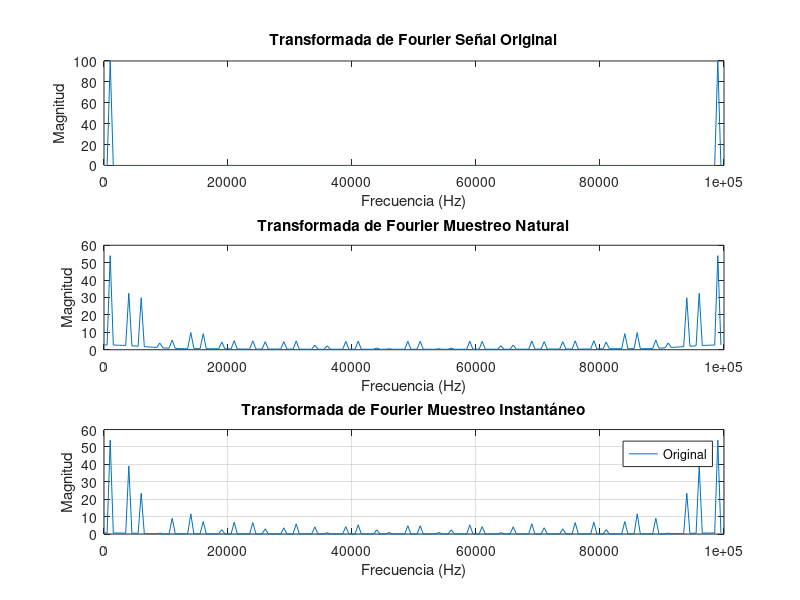

Reproduce this figure in MATLAB.
clc;
close all;
clear all;

% Parámetros de configuración
fm = 100000; % Hz
tm = 1/fm;  % segundos
ls = 200;  % largo de la señal
f_c = 1000; % Hz
f_s = 5000; % Hz
t_s = 1/f_s;    % segundos
tau = 0.5*t_s;  % segundos
d_nat = tau/t_s;    % ciclo de trabajo para muestreo natural
d_inst = tau/tm;    % ciclo de trabajo para muestreo instantáneo

% Vectores
t = (0:ls-1)*tm;
m_t = sin(2*pi*f_c*t);

% Auxiliares
r = floor(t_s/tm);
s = floor(tau/tm);

% Muestreo natural
s_nat = zeros(1,length(t));
for i=1:length(m_t)
    if mod(i,r)==0
        s_nat(i:i+s) = 1;
    end
end
s_nat = s_nat(1:length(t));
m_t_nat = m_t.*s_nat;

% Muestreo instantáneo
m_t_inst = zeros(1,length(t));
for i=1:length(m_t)
    if mod(i,r)==0
        m_t_inst(i:i+s) = m_t(i);
    end
end
m_t_inst = m_t_inst(1:length(t));

% Fourier Transform
M_t = fft(m_t);
M_t_nat = fft(m_t_nat);
M_t_inst = fft(m_t_inst);

% Frequency axis for plotting
f_axis = (0:(length(t) - 1)) * (1 / (ls * tm));

% Create the figure with original, natural, and instantaneous signals
figure;

subplot(3, 1, 1);
plot(f_axis, abs(M_t));
title('Transformada de Fourier Señal Original');
xlabel('Frecuencia (Hz)');
ylabel('Magnitud');

hold on;

subplot(3, 1, 2);
plot(f_axis, abs(M_t_nat));
title('Transformada de Fourier Muestreo Natural');
xlabel('Frecuencia (Hz)');
ylabel('Magnitud');

subplot(3, 1, 3);
plot(f_axis, abs(M_t_inst));
title('Transformada de Fourier Muestreo Instantáneo');
xlabel('Frecuencia (Hz)');
ylabel('Magnitud');

legend('Original', 'Muestreo Natural', 'Muestreo Instantáneo');

grid on;
